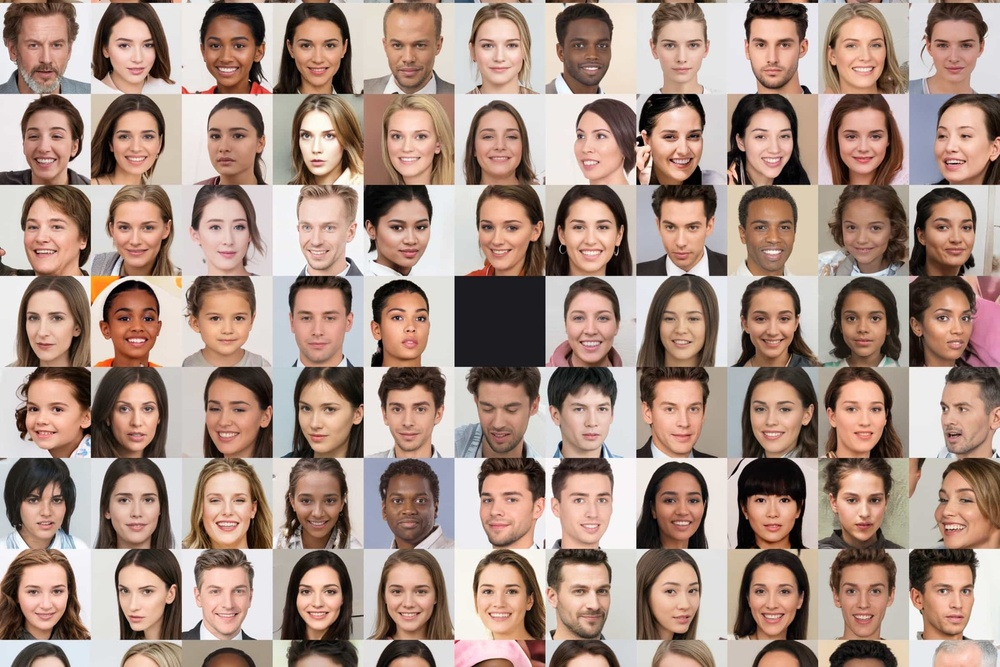
#> input picture foto/caras.jpg, 1000 x 667 px, shrunk from 1500 x 1000 before the run
$ python rostro_fotos.py caras.jpg   (older library calls are emulated)
#> lines starting #> are read from the running program, lines starting #| are printed output that depends on the picture; after the words box and inside, x2 and y2 are one past the last pixel; in counts of white or black regions, pixels touching at a corner belong together
import cv2
import sys

# Get user supplied values
imagePath = sys.argv[1]
cascPath = "haarcascade_frontalface_default.xml"

# Create the haar cascade
faceCascade = cv2.CascadeClassifier(cascPath)

# Read the image
image = cv2.imread(imagePath)
#> image is the input picture: shape (667, 1000, 3); mean B, G, R 131.7, 143.4, 168.5
gray = cv2.cvtColor(image, cv2.COLOR_BGR2GRAY)
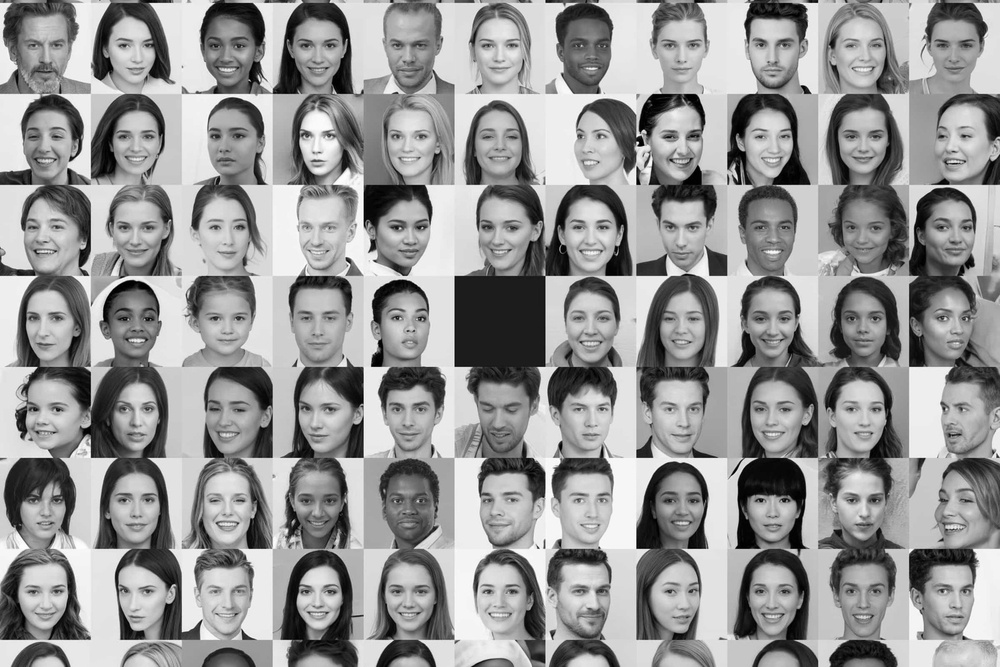
#> gray: shape (667, 1000); min 0, max 255, mean 149.5

# Detect faces in the image
faces = faceCascade.detectMultiScale(
    gray,
    scaleFactor=1.3,
    minNeighbors=5,
    minSize=(30, 30)
    #flags = cv2.CV_HAAR_SCALE_IMAGE
)
#> faces = 76 rows, first 6: [563, 23, 57, 57], [105, 23, 59, 59], [290, 115, 57, 57], [379, 115, 59, 59], [106, 114, 59, 59], [742, 204, 60, 60]

print("Se encontraron {0} rostros".format(len(faces)))
#| Se encontraron 76 rostros

# Draw a rectangle around the faces
for (x, y, w, h) in faces:
    cv2.rectangle(image, (x, y), (x+w, y+h), (0, 255, 0), 2)
#> this loop made 76 passes
#> (x, y, w, h) on passes 1 to 12: (563, 23, 57, 57), (105, 23, 59, 59), (290, 115, 57, 57), (379, 115, 59, 59), (106, 114, 59, 59), (742, 204, 60, 60), (835, 205, 60, 60), (652, 295, 61, 61), (834, 296, 59, 59), (284, 292, 68, 68), (559, 386, 64, 64), (106, 388, 60, 60)
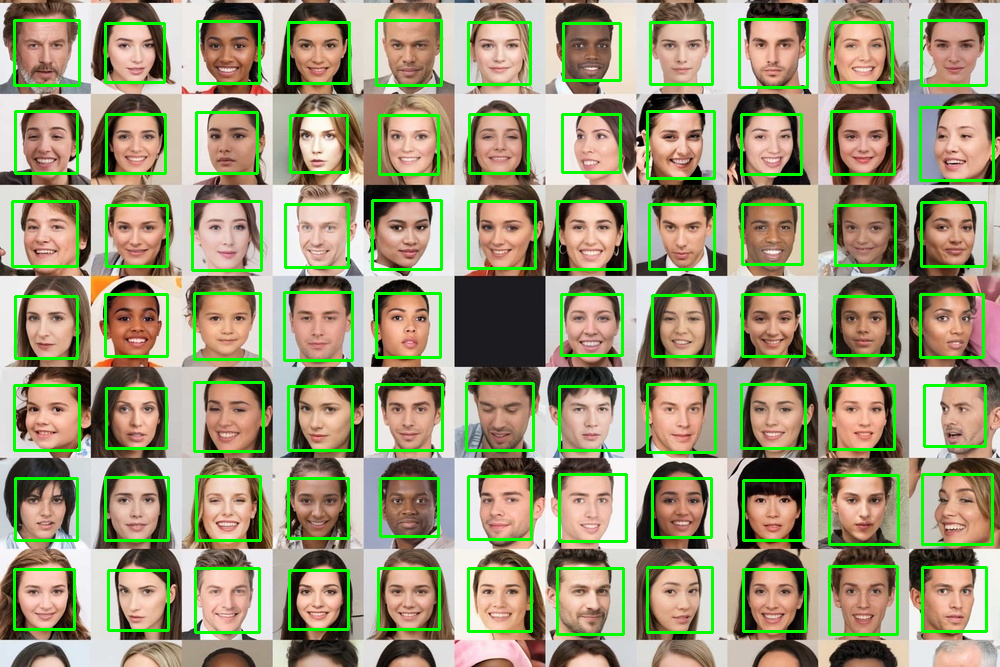
#> image: shape (667, 1000, 3); 8.59% of pixels changed, all inside (x1, y1, x2, y2) = (11, 18, 995, 636)

cv2.imshow("Rostros encontrados", image)
cv2.waitKey(0)

$ run again, on foto/abba.png
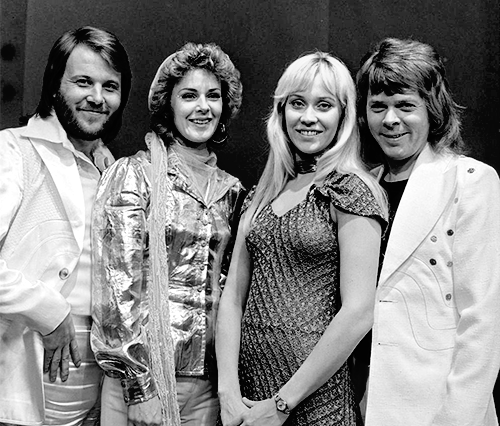
#> input picture foto/abba.png, 500 x 426 px
#> image is the input picture: shape (426, 500, 3); min 0, max 255, mean 130.8
#> faces = [[170, 71, 64, 64], [56, 54, 78, 78], [271, 74, 77, 77], [352, 76, 78, 78]]
#| Se encontraron 4 rostros
#> the loop `for (x, y, w, h) in faces:` made 4 passes
#> after the loop `for (x, y, w, h) in faces:`:
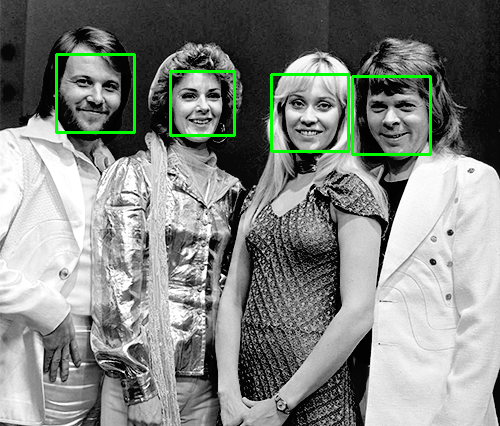
#> image: shape (426, 500, 3); 1.67% of pixels changed, all inside (x1, y1, x2, y2) = (55, 53, 432, 156)

$ run again, on foto/jaiva.png
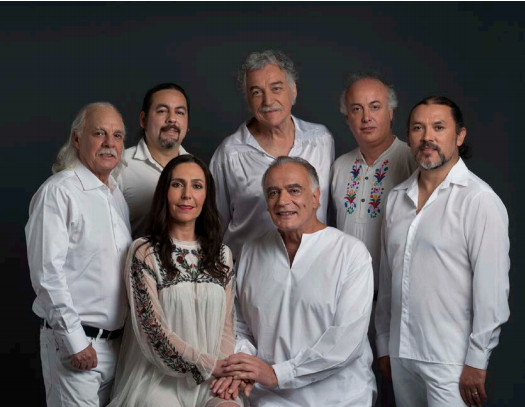
#> input picture foto/jaiva.png, 525 x 407 px
#> image is the input picture: shape (407, 525, 3); mean B, G, R 91.8, 90.7, 94
#> `gray = cv2.cvtColor(image, cv2.COLOR_BGR2GRAY)`:
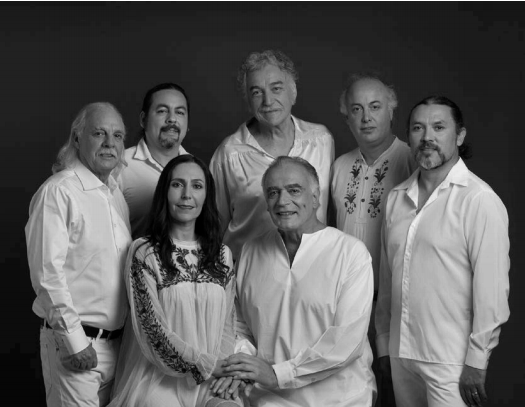
#> gray: shape (407, 525); min 0, max 255, mean 91.8
#> faces = [[84, 115, 49, 49], [339, 85, 58, 58], [141, 88, 58, 58], [401, 105, 58, 58], [159, 163, 57, 57], [240, 68, 57, 57], [256, 169, 59, 59]]
#| Se encontraron 7 rostros
#> the loop `for (x, y, w, h) in faces:` made 7 passes
#> after the loop `for (x, y, w, h) in faces:`:
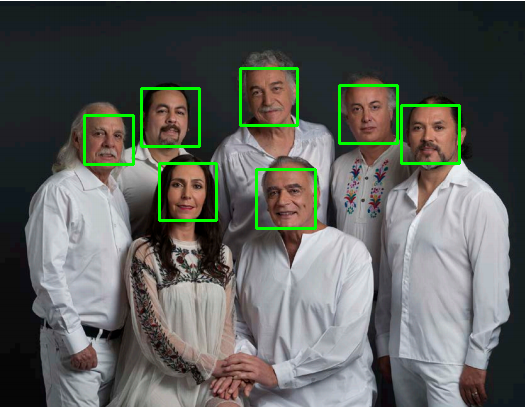
#> image: shape (407, 525, 3); 2.21% of pixels changed, all inside (x1, y1, x2, y2) = (83, 67, 461, 230)
